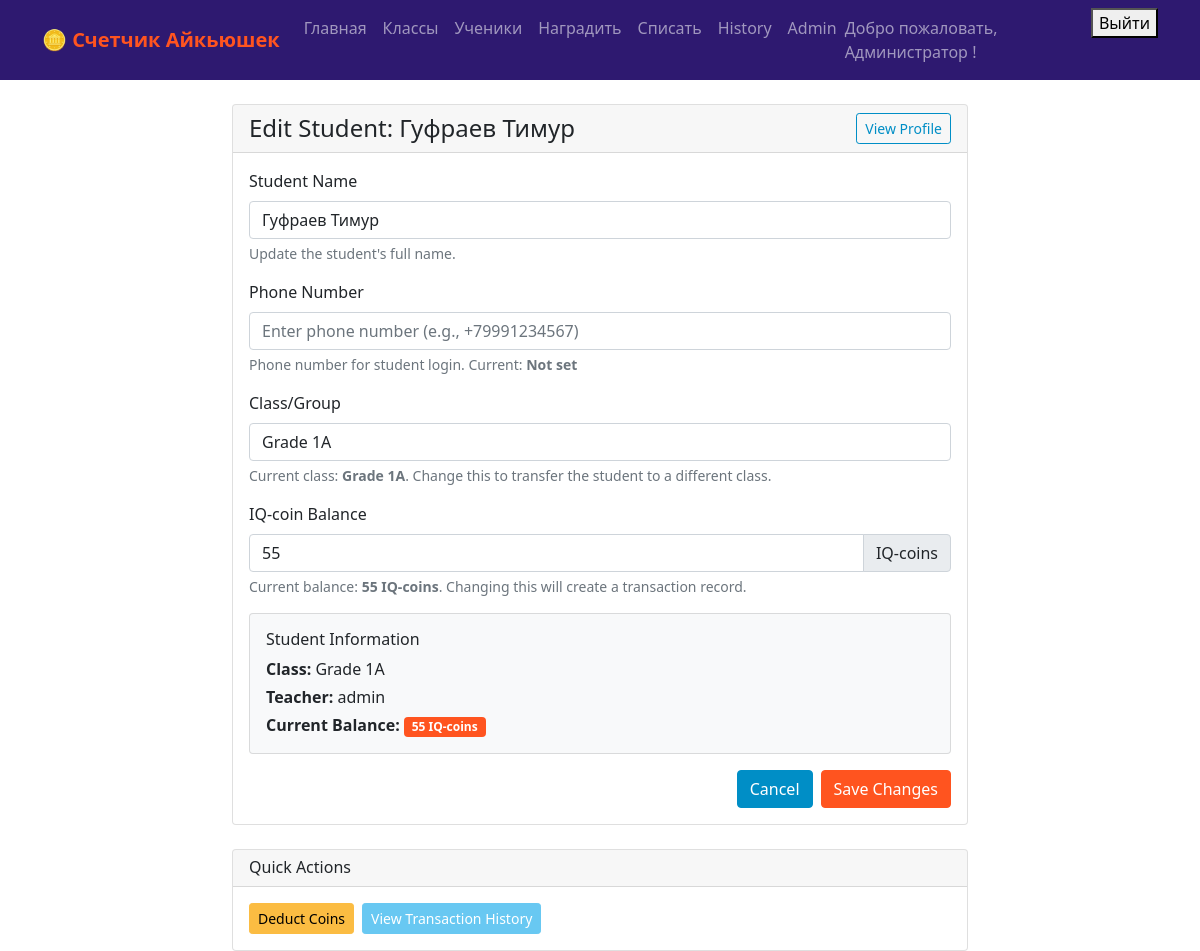
Page /students/2/edit/ (signed in) on the committed database.
### iqcoin_app/models.py (models this page shows, shortened)
class UserProfile(models.Model):
    user = models.OneToOneField(User, on_delete=models.CASCADE)
    role = models.CharField(max_length=10, choices=USER_ROLES, default='teacher')
    student = models.ForeignKey('Student', on_delete=models.SET_NULL, null=True, blank=True)
    full_name = models.CharField(max_length=100, blank=True, null=True)

class Student(models.Model):
    name = models.CharField(max_length=100)
    group = models.ForeignKey(Class, on_delete=models.CASCADE)
    balance = models.IntegerField(default=0)
    phone_number = models.CharField(max_length=15, unique=True, blank=True, null=True)
    is_active = models.BooleanField(default=True)

class Class(models.Model):
    group = models.CharField(max_length=50)
    teacher = models.ForeignKey(User, on_delete=models.CASCADE)
    description = models.TextField(blank=True, null=True)
    def __str__(self):
        return f"{self.group}"

### iqcoin_app/views.py (the view)
# urls.py: path('students/<int:student_id>/edit/', views.student_edit, name='student_edit'),
@login_required
def student_edit(request, student_id):
    student = get_object_or_404(Student, id=student_id, group__teacher=request.user)
    if request.method == 'POST':
        form = StudentEditForm(request.POST, instance=student, user=request.user)
        if form.is_valid():
            old_balance = student.balance
            old_group = student.group
            old_phone = student.phone_number
            updated_student = form.save()
            new_balance = updated_student.balance
            new_group = updated_student.group
            new_phone = updated_student.phone_number
            if old_phone != new_phone and new_phone:
                username = f"student_{updated_student.id}"
                user, created = User.objects.get_or_create(
                    username=username,
                    defaults={
                        'first_name': updated_student.name,
                        'is_active': True,
                        'is_staff': False,
                        'is_superuser': False
                    }
                )
                profile, profile_created = UserProfile.objects.get_or_create(user=user)
                profile.student = updated_student
                profile.role = 'student'
                profile.save()
            if old_balance != new_balance:
                balance_difference = new_balance - old_balance
                transaction_type = 'AWARD' if balance_difference > 0 else 'DEDUCT'
                Transaction.objects.create(
                    type=transaction_type,
                    amount=abs(balance_difference),
                    student=updated_student,
                    teacher=request.user,
                    comment=f'Balance manually adjusted from {old_balance} to {new_balance}'
                )
            if old_group != new_group:
                messages.info(request, f'Student transferred from "{old_group.group}" to "{new_group.group}".')
            messages.success(request, f'Student "{updated_student.name}" has been updated successfully.')
            return redirect('student_detail', student_id=updated_student.id)
    else:
        form = StudentEditForm(instance=student, user=request.user)
    context = {
        'form': form,
        'student': student,
    }
    return render(request, 'student_edit.html', context)

### iqcoin_app/forms.py
class StudentEditForm(forms.ModelForm):
    class Meta:
        model = Student
        fields = ['name', 'group', 'balance', 'phone_number', 'is_active']
        widgets = {
            'name': forms.TextInput(attrs={'class': 'form-control', 'placeholder': 'Enter student name'}),
            'group': forms.Select(attrs={'class': 'form-control'}),
            'balance': forms.NumberInput(attrs={'class': 'form-control', 'min': 0}),
            'phone_number': forms.TextInput(attrs={'class': 'form-control', 'placeholder': 'Enter phone number (e.g., +79991234567)'}),
            'is_active': forms.CheckboxInput(attrs={'class': 'form-check-input'}),
        }
        labels = {
            'name': 'Student Name',
            'group': 'Class/Group',
            'balance': 'IQ-coin Balance',
            'phone_number': 'Phone Number',
            'is_active': 'Active Student',
        }
    def __init__(self, *args, **kwargs):
        user = kwargs.pop('user', None)
        super().__init__(*args, **kwargs)
        if user:
            self.fields['group'].queryset = Class.objects.filter(teacher=user)

### iqcoin_app/templates/student_edit.html (shortened to what this page needs)
{% extends 'base.html' %}
{% block content %}
<div class="row justify-content-center">
    <div class="col-md-8">
        <div class="card">
            <div class="card-header d-flex justify-content-between align-items-center">
                <h4 class="mb-0">Edit Student: {{ student.name }}</h4>
                <a href="{% url 'student_detail' student.id %}" class="btn btn-outline-secondary btn-sm">
                    View Profile
                </a>
            </div>
            <div class="card-body">
                <form method="post" novalidate>
                    <div class="mb-3">
                        <label for="{{ form.name.id_for_label }}" class="form-label">
                            {{ form.name.label }}
                        </label>
                        {{ form.name }}
                        <div class="form-text">
                            Update the student's full name.
                        </div>
                    </div>
                    <div class="mb-3">
                        <label for="{{ form.phone_number.id_for_label }}" class="form-label">
                            {{ form.phone_number.label }}
                        </label>
                        {{ form.phone_number }}
                        <div class="form-text">
                            Phone number for student login. Current: <strong>{{ student.phone_number|default:"Not set" }}</strong>
                        </div>
                    </div>
                    <div class="mb-3">
                        <label for="{{ form.group.id_for_label }}" class="form-label">
                            {{ form.group.label }}
                        </label>
                        {{ form.group }}
                        <div class="form-text">
                            Current class: <strong>{{ student.group.group }}</strong>.
                            Change this to transfer the student to a different class.
                        </div>
                    </div>
                    <div class="mb-3">
                        <label for="{{ form.balance.id_for_label }}" class="form-label">
                            {{ form.balance.label }}
                        </label>
                        <div class="input-group">
                            {{ form.balance }}
                            <span class="input-group-text">IQ-coins</span>
                        </div>
                        <div class="form-text">
                            Current balance: <strong>{{ student.balance }} IQ-coins</strong>.
                            Changing this will create a transaction record.
                        </div>
                    </div>
                    <div class="mb-3">
                        <div class="card bg-light">
                            <div class="card-body">
                                <h6 class="card-title">Student Information</h6>
                                <p class="card-text mb-1">
                                    <strong>Class:</strong> {{ student.group.group }}
                                </p>
                                <p class="card-text mb-1">
                                    <strong>Teacher:</strong> {{ student.group.teacher.username }}
                                </p>
                                <p class="card-text mb-0">
                                    <strong>Current Balance:</strong>
                                    <span class="badge bg-{% if student.balance > 0 %}primary{% elif student.balance == 0 %}secondary{% else %}danger{% endif %}">
                                        {{ student.balance }} IQ-coins
                                    </span>
                                </p>
                            </div>
                        </div>
                    </div>
                    <div class="d-grid gap-2 d-md-flex justify-content-md-end">
                        <a href="{% url 'student_detail' student.id %}" class="btn btn-secondary">
                            Cancel
                        </a>
                        <button type="submit" class="btn btn-primary">
                            Save Changes
                        </button>
                    </div>
                </form>
            </div>
        </div>
        <div class="card mt-4">
            <div class="card-header">
                <h6 class="mb-0">Quick Actions</h6>
            </div>
            <div class="card-body">
                <div class="d-grid gap-2 d-md-flex">
                    <a href="{% url 'deduct_coins' %}?student={{ student.id }}" class="btn btn-warning btn-sm">
                        Deduct Coins
                    </a>
                    <a href="{% url 'transaction_history' %}?student={{ student.id }}" class="btn btn-info btn-sm">
                        View Transaction History
                    </a>
                </div>
            </div>
        </div>
    </div>
</div>
{% endblock %}

### iqcoin_app/templates/base.html (shortened to what this page needs)
<!DOCTYPE html>
<html lang="en">
<head>
    <link href="https://cdn.jsdelivr.net/npm/bootstrap@5.1.3/dist/css/bootstrap.min.css" rel="stylesheet">
</head>
<body>
    <nav class="navbar navbar-expand-lg navbar-dark bg-primary">
        <div class="container">
            <a class="navbar-brand" href="{% url 'home' %}">🪙 Счетчик Айкьюшек</a>
            {% if user.is_authenticated %}
            <div class="navbar-nav ms-auto">
                <a class="nav-link" href="{% url 'home' %}">Главная</a>
                <a class="nav-link" href="{% url 'class_list' %}">Классы</a>
                <a class="nav-link" href="{% url 'student_list' %}">Ученики</a>
                <a class="nav-link" href="{% url 'award_coins' %}">Наградить</a>
                <a class="nav-link" href="{% url 'deduct_coins' %}">Списать</a>
                <a class="nav-link" href="{% url 'transaction_history' %}">History</a>
                {% if user.userprofile.role == 'admin' %}
                <a class="nav-link" href="{% url 'admin:index' %}">Admin</a>
                {% endif %}
                <span class="navbar-text me-3">
                    Добро пожаловать,
                    {% if user.userprofile.full_name %}
                        {{ user.userprofile.full_name }}
                    {% else %}
                        {{ user.username }}
                    {% endif %}!
                </span>
                <form method="post" action="{% url 'logout' %}" style="display: inline;">
                    <button type="submit" class="logout-btn">Выйти</button>
                </form>
            </div>
            {% endif %}
        </div>
    </nav>
    <div class="container mt-4">
        {% block content %}
        {% endblock %}
    </div>
</body>
</html>

### iqcoin_app/templates/base.html (style rules this page uses)
:root { --primary-orange: #ff541f; --primary-blue: #68C8F2; --dark-blue: #008EC6; --primary-green: #358c68; --primary-yellow: #FBBC42; --dark-purple: #2E1970; }
.btn-primary { background-color: var(--primary-orange); border-color: var(--primary-orange); }
.btn-info { background-color: var(--primary-blue); border-color: var(--primary-blue); color: white; }
.btn-warning { background-color: var(--primary-yellow); border-color: var(--primary-yellow); color: #000; }
.btn-secondary { background-color: var(--dark-blue); border-color: var(--dark-blue); }
.btn-outline-secondary { color: var(--dark-blue); border-color: var(--dark-blue); }
.navbar-brand { font-weight: bold; color: var(--primary-orange) !important; }
.navbar-dark.bg-primary { background-color: var(--dark-purple) !important; }
.badge.bg-primary { background-color: var(--primary-orange) !important; }

### rows in the picture
Student: name "Гуфраев Тимур", phone_number "Not set", group.group "Grade 1A", balance "55", group.teacher.username "admin"
Class: group "Grade 1A"

### other values in the picture
{{ user.userprofile.full_name }} "Администратор"
